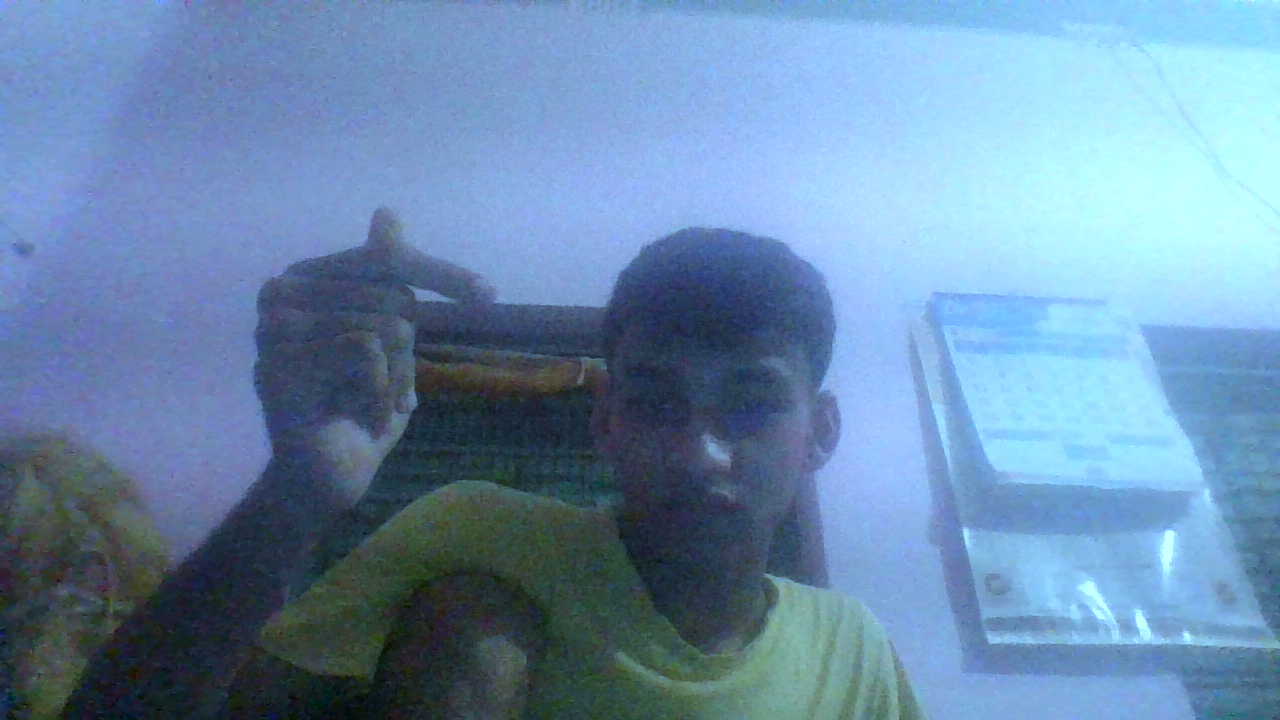
#> input picture captures/capture_arctic_blue_20260809_182157.png, 1280 x 720 px
$ python -i cartoon_sketch.py   (imports and definitions only)
#> lines starting #> are read from the running program, lines starting #| are printed output that depends on the picture; after the words box and inside, x2 and y2 are one past the last pixel; in counts of white or black regions, pixels touching at a corner belong together
#> further down, picture is the input picture: shape (720, 1280, 3); mean B, G, R 172.5, 139.7, 106
"""
cartoon_sketch.py - Filter 8: Cartoon Sketch (Flattened color + bold outlines).

Technique: Bilateral filter color quantization + adaptive threshold edge mask.
"""

import cv2
import numpy as np


def apply_cartoon_sketch(frame: np.ndarray) -> np.ndarray:
    """Apply Cartoon Sketch color flattening and ink outline filter."""
    # 1. Color flattening using fast bilateral filtering
    color_flat = cv2.bilateralFilter(frame, d=9, sigmaColor=75, sigmaSpace=75)

    # 2. Edge detection: Median blur -> Adaptive thresholding
    gray = cv2.cvtColor(frame, cv2.COLOR_BGR2GRAY)
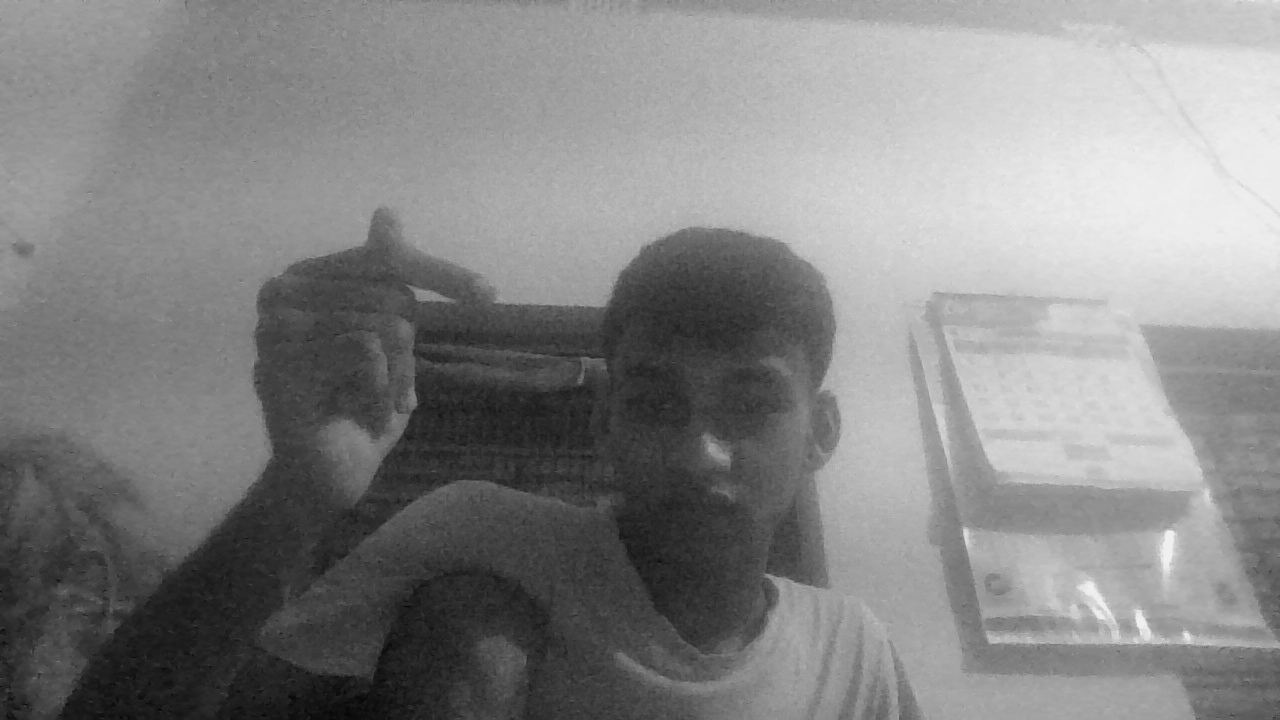
#> gray: shape (720, 1280); min 2, max 241, mean 133.4
    blurred_gray = cv2.medianBlur(gray, 7)

    edges = cv2.adaptiveThreshold(
        blurred_gray, 255,
        cv2.ADAPTIVE_THRESH_MEAN_C,
        cv2.THRESH_BINARY,
        blockSize=9, C=2,
    )
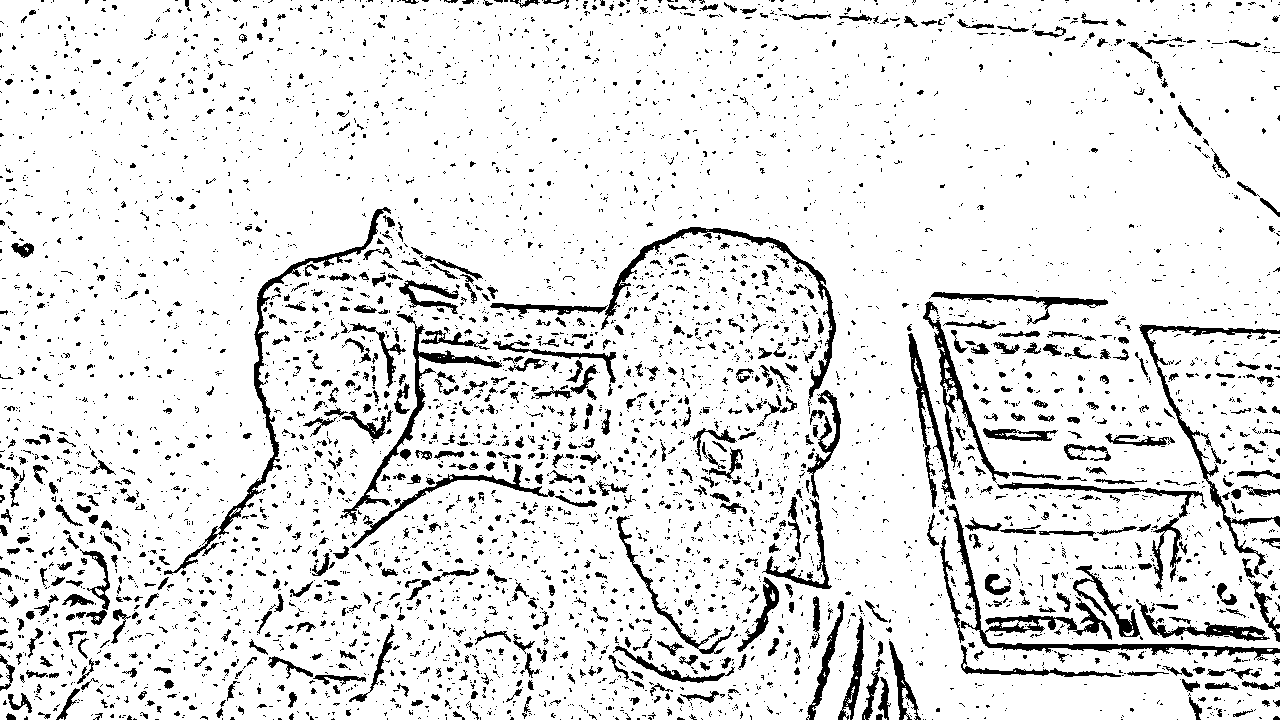
#> edges: shape (720, 1280); 89.7% white; 5272 black regions (4426 under 20 px), largest, box (x1, y1, x2, y2) and area: (947, 504, 1280, 661) 3707, (164, 207, 391, 575) 2808, (601, 227, 836, 399) 2427

    # Convert 1-channel edge mask to 3-channel BGR mask
    edges_bgr = cv2.cvtColor(edges, cv2.COLOR_GRAY2BGR)

    # 3. Combine flattened colors with ink outlines using bitwise AND
    return cv2.bitwise_and(color_flat, edges_bgr)
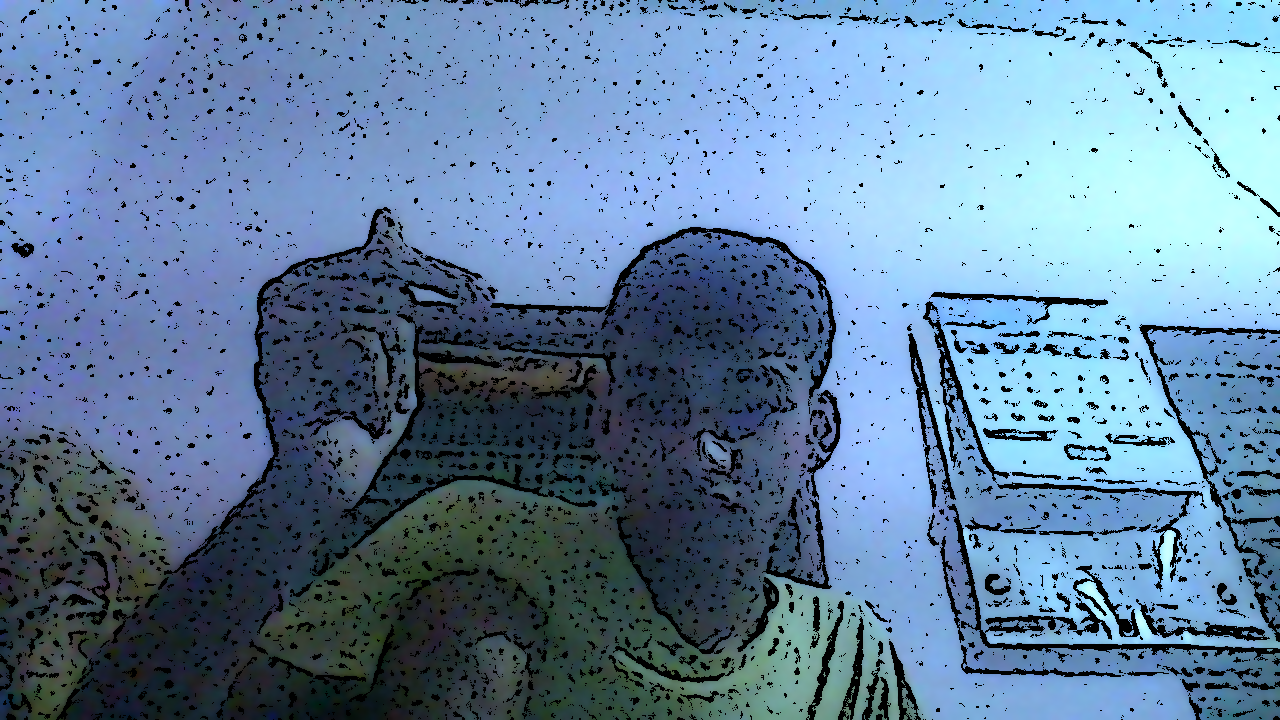
#> returned value: shape (720, 1280, 3); mean of channels 0, 1, 2 158, 128, 97.4; drawn as B, G, R

>>> import cv2
>>> picture = cv2.imread('../captures/capture_arctic_blue_20260809_182157.png')
>>> result = apply_cartoon_sketch(picture)

$ run again, on captures/capture_arctic_blue_20260809_183205.png
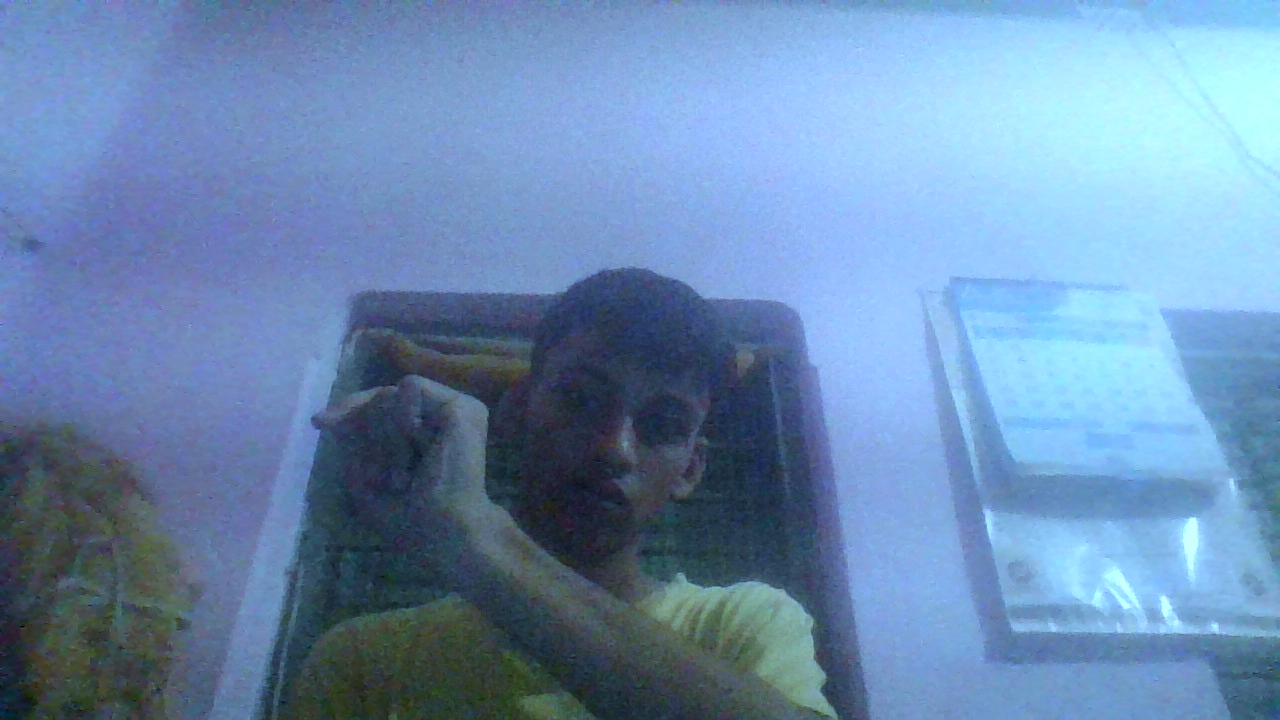
#> input picture captures/capture_arctic_blue_20260809_183205.png, 1280 x 720 px
#> picture is the input picture: shape (720, 1280, 3); mean B, G, R 177.3, 139.8, 106.9
#> in apply_cartoon_sketch, `edges = cv2.adaptiveThreshold( blurred_gray, 255, cv2.ADAPTIVE_THRESH_..`:
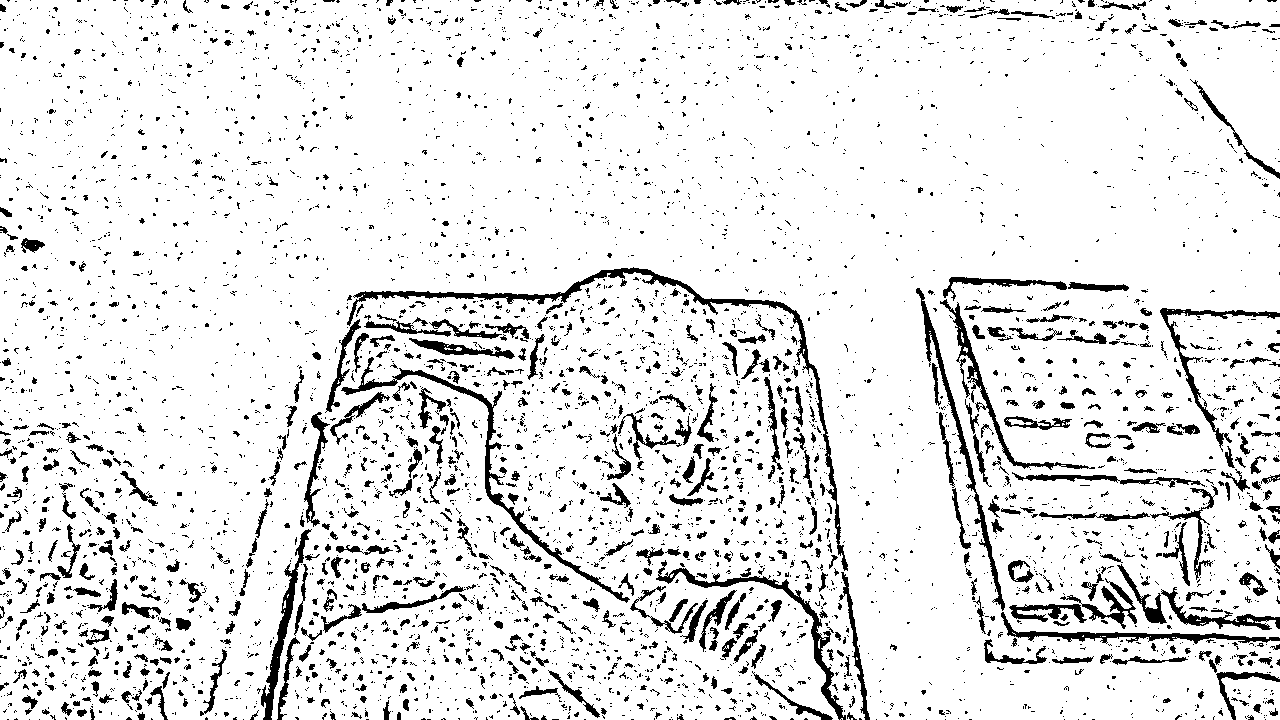
#> edges: shape (720, 1280); 90.2% white; 5147 black regions (4338 under 20 px), largest, box (x1, y1, x2, y2) and area: (347, 267, 848, 571) 3926, (341, 357, 630, 603) 2510, (656, 560, 846, 720) 1958
#> in apply_cartoon_sketch, `return cv2.bitwise_and(color_flat, edges_bgr)`:
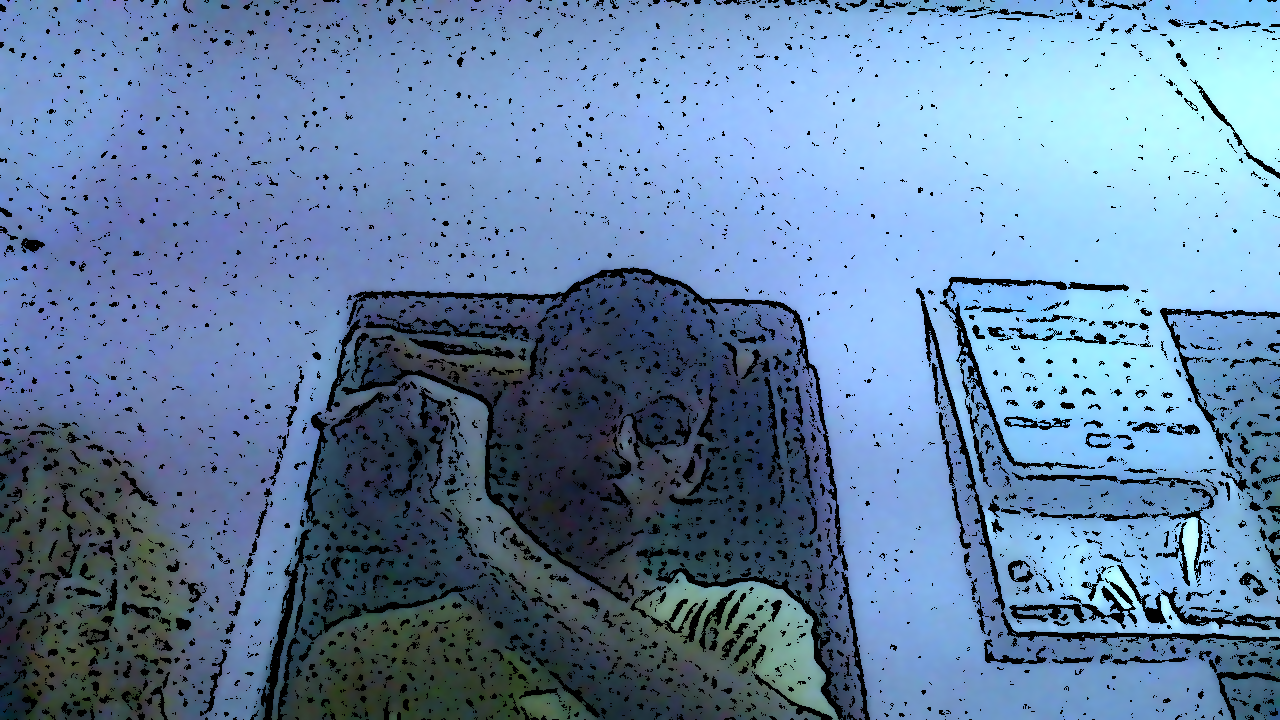
#> returned value: shape (720, 1280, 3); mean of channels 0, 1, 2 163.4, 128.9, 98.8; drawn as B, G, R
